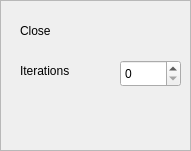
         <widget class="QFrame" name="closeFrame">
          <property name="enabled">
           <bool>true</bool>
          </property>
          <property name="geometry">
           <rect>
            <x>260</x>
            <y>20</y>
            <width>191</width>
            <height>151</height>
           </rect>
          </property>
          <property name="frameShape">
           <enum>QFrame::StyledPanel</enum>
          </property>
          <property name="frameShadow">
           <enum>QFrame::Raised</enum>
          </property>
          <widget class="QLabel" name="label_11">
           <property name="geometry">
            <rect>
             <x>20</x>
             <y>20</y>
             <width>121</width>
             <height>21</height>
            </rect>
           </property>
           <property name="text">
            <string>Close</string>
           </property>
          </widget>
          <widget class="QSpinBox" name="closeSB">
           <property name="geometry">
            <rect>
             <x>120</x>
             <y>60</y>
             <width>61</width>
             <height>27</height>
            </rect>
           </property>
           <property name="maximum">
            <number>10</number>
           </property>
          </widget>
          <widget class="QLabel" name="label_12">
           <property name="geometry">
            <rect>
             <x>20</x>
             <y>60</y>
             <width>91</width>
             <height>21</height>
            </rect>
           </property>
           <property name="text">
            <string>Iterations</string>
           </property>
          </widget>
         </widget>
